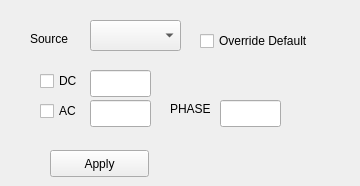
    <widget class="QWidget" name="tab_6">
     <attribute name="title">
      <string>Select Source</string>
     </attribute>
     <widget class="QLabel" name="label">
      <property name="geometry">
       <rect>
        <x>30</x>
        <y>30</y>
        <width>51</width>
        <height>17</height>
       </rect>
      </property>
      <property name="text">
       <string>Source</string>
      </property>
     </widget>
     <widget class="QComboBox" name="comboBox_Source">
      <property name="geometry">
       <rect>
        <x>90</x>
        <y>20</y>
        <width>91</width>
        <height>31</height>
       </rect>
      </property>
     </widget>
     <widget class="QCheckBox" name="checkBox_Override">
      <property name="geometry">
       <rect>
        <x>200</x>
        <y>30</y>
        <width>151</width>
        <height>22</height>
       </rect>
      </property>
      <property name="text">
       <string>Override Default</string>
      </property>
     </widget>
     <widget class="QCheckBox" name="checkBox_DC">
      <property name="geometry">
       <rect>
        <x>40</x>
        <y>70</y>
        <width>51</width>
        <height>22</height>
       </rect>
      </property>
      <property name="text">
       <string>DC</string>
      </property>
     </widget>
     <widget class="QLineEdit" name="lineEdit_DC">
      <property name="geometry">
       <rect>
        <x>90</x>
        <y>70</y>
        <width>61</width>
        <height>27</height>
       </rect>
      </property>
     </widget>
     <widget class="QCheckBox" name="checkBox_AC">
      <property name="geometry">
       <rect>
        <x>40</x>
        <y>100</y>
        <width>51</width>
        <height>22</height>
       </rect>
      </property>
      <property name="text">
       <string>AC</string>
      </property>
     </widget>
     <widget class="QLineEdit" name="lineEdit_AC">
      <property name="geometry">
       <rect>
        <x>90</x>
        <y>100</y>
        <width>61</width>
        <height>27</height>
       </rect>
      </property>
     </widget>
     <widget class="QLineEdit" name="lineEdit_AC_PHASE">
      <property name="geometry">
       <rect>
        <x>220</x>
        <y>100</y>
        <width>61</width>
        <height>27</height>
       </rect>
      </property>
     </widget>
     <widget class="QLabel" name="label_11">
      <property name="geometry">
       <rect>
        <x>170</x>
        <y>100</y>
        <width>51</width>
        <height>17</height>
       </rect>
      </property>
      <property name="text">
       <string>PHASE</string>
      </property>
     </widget>
     <widget class="QPushButton" name="pushButtonApply">
      <property name="geometry">
       <rect>
        <x>50</x>
        <y>150</y>
        <width>99</width>
        <height>27</height>
       </rect>
      </property>
      <property name="text">
       <string>Apply</string>
      </property>
     </widget>
    </widget>
